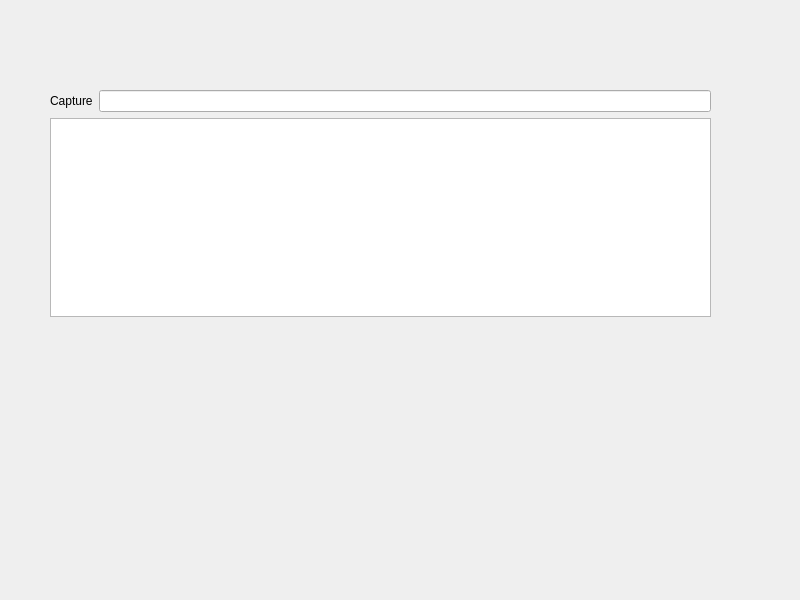
<?xml version="1.0" encoding="UTF-8"?>
<ui version="4.0">
 <class>InitPage</class>
 <widget class="QMainWindow" name="InitPage">
  <property name="geometry">
   <rect>
    <x>0</x>
    <y>0</y>
    <width>800</width>
    <height>600</height>
   </rect>
  </property>
  <property name="windowTitle">
   <string>MainWindow</string>
  </property>
  <widget class="QWidget" name="centralwidget">
   <widget class="QWidget" name="">
    <property name="geometry">
     <rect>
      <x>50</x>
      <y>90</y>
      <width>661</width>
      <height>227</height>
     </rect>
    </property>
    <layout class="QVBoxLayout" name="verticalLayout">
     <item>
      <layout class="QHBoxLayout" name="horizontalLayout">
       <item>
        <widget class="QLabel" name="label">
         <property name="text">
          <string>Capture</string>
         </property>
        </widget>
       </item>
       <item>
        <widget class="QLineEdit" name="lineEdit"/>
       </item>
      </layout>
     </item>
     <item>
      <widget class="QSplitter" name="splitter">
       <property name="orientation">
        <enum>Qt::Horizontal</enum>
       </property>
       <widget class="QListWidget" name="listWidget"/>
      </widget>
     </item>
    </layout>
   </widget>
  </widget>
 </widget>
 <resources/>
 <connections/>
</ui>
